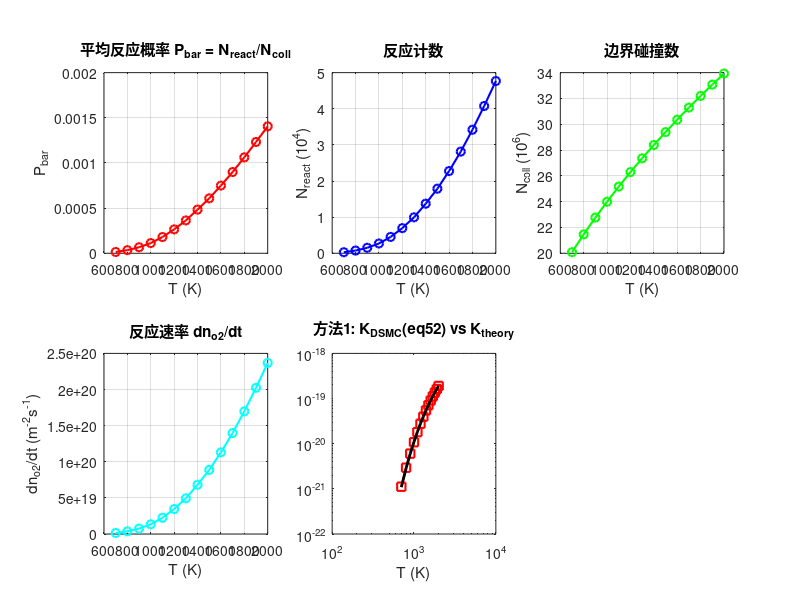

Write MATLAB code to recreate this figure. (Note: this script raises an error after producing the figure.)
% verify_K_LH1b.m
% 验证带体相的 LH1: O(g) + O(b) --> O2(g) 的 K_DSMC vs K_theory
% 核心验证点: 体相反应物 O(b) 的 Gamma_b = 1 (数密度视为常数, 不修正概率)
%
% 与 20260715_2 (O(g)+O(s)-->O2(g)) 的关键区别:
%   s 相反应物换成了 O(b), 概率只含【一个】表面密度因子 (空位 n(S), 来自 coeff[3]=1):
%   P(Vn) = min(1, 2 * K * n(S) / Vn)          <-- O(b) 贡献 Gamma_b = 1
% 与 20260715_4 (LH3 带体相) 公式完全相同, 区别仅在产物 O2(g) 返回气相
%
% === 两种 K 反算方法 ===
%
% 方法1 — Molchanova Eq.(52) 碰撞概率反算:
%   系综平均: K = P_bar / (2 * n(S) * <1/Vn>)   <-- 只除一个 n_S
%   <1/Vn> = sqrt(pi*m/(2*k*T))
%
% 方法2 — 反应速率定义直接反算 (n_Ob 按约定取常数 1, 已吸收进 A):
%   dn_o2/dt = K * n_og * n_s * n_Ob = K * n_og * n_s
%   K = (N_react * fnum / se / t_total) / (n_og * n_S)
%   注意: N_react 是模拟粒子计数(需 x fnum); se 为 2D 面的真实面积(y宽 x 1m深)
%
% K_theory = A * T^b * exp(-Ea/T)
%
% 判据: 若 ratio ≈ 1, 证明 Gamma_b=1 实现正确;
%       若 ratio 恰差 n_S 或 N_site 的倍数, 说明 b 相被多乘/多除了一次

clear; close all;

%% ====== 物理常数 ======
k_B = 1.380649e-23;      % Boltzmann (J/K)
m_O = 2.65E-26; % O 原子质量 (kg)

%% ====== 模拟参数 (来自 in.LH1) ======
nsteps   = 5000;          % 运行步数
dt       = 1e-6;          % 时间步长 (s)
t_total  = nsteps * dt;   % 总模拟时间 (s)
n_og     = 4.138807e+20;  % 气相 O 数密度 (m^-3), 来自 global nrho
fnum     = 1.4900e+11;    % 每个模拟粒子代表的真实原子数, 来自 global fnum
se       = 6e-3 ;   % xhi 反应面面积 (m^2): 2D 算例, y 向 6mm x z 向隐含深度 1m

%% ====== 反应参数 (来自 schu_gs_1.surf: LH1 A 5.2e-20 0.5 5000 1) ======
A   = 5.2e-20;
b   = 0.5;
Ea  = 5000;              % K

%% ====== 表面参数 (来自 in.LH1: max_cover 6.022e18, init_cover O 0.5) ======
N_site    = 6.022e18;           % 总位点密度 (m^-2)
cov_frac  = 0.5;                % init_cover fraction (O 占据, tally_only 下恒定)
n_S       = (1-cov_frac) * N_site;  % 空位 S 数密度 (m^-2)
n_Ob      = 1;                  % 体相 O(b) 数密度取常数 1 (已吸收进 A)

%% ====== 模拟温度 (K) ======
T = [700, 800, 900, 1000, 1100, 1200, 1300, 1400, ...
     1500, 1600, 1700, 1800, 1900, 2000]';

%% ====== 从 log.sparta 提取 (2026-07-16, A=5.2e-20, 5000 步, tally_only) ======
% Surface reaction tallies: reaction O(g) + O(b) --> O2(g)
N_react = [280; 738; 1514; 2703; ...
           4522; 6952; 9947; 13719; ...
           17872; 22748; 28143; 34192; ...
           40758; 47685];

% Boundary collides (4 个边界面总数, /4 得 xhi 反应面碰撞数)
% 与 20260715_2/3/4 逐点相同 (相同 seed 和气相工况, tally_only 不改状态)
N_coll = [80323932; 85861235; 91050146; 95985218; ...
          100677534; 105174265; 109434151; 113566377; ...
          117559173; 121412098; 125170445; 128783559; ...
          132290130; 135726644]/4;

%% ====== 计算 ======
P_bar   = N_react ./ N_coll;                    % 平均反应概率
Vn_1    = sqrt(pi * m_O ./ (2 * k_B * T));      % <1/Vn> (flux-weighted harmonic mean)

% ---- 方法1: Molchanova Eq.(52) 碰撞概率反算 (只除一个 n_S) ----
K_DSMC_eq52 = (N_react ./ N_coll) ./ (2 * n_S .* Vn_1);

% ---- 方法2: dn_o2/dt = K * n_og * n_s  直接反算 (n_Ob=1) ----
dno2_dt = N_react * fnum ./ (se * t_total);     % N_react 为模拟粒子数, x fnum 换算真实反应数
K_DSMC_rate = dno2_dt ./ (n_og * n_S * n_Ob);   % K = (dn_o2/dt) / (n_og * n_s * n_Ob)

% K_theory = A * T^b * exp(-Ea/T)
K_theory = A * T.^b .* exp(-Ea ./ T);

ratio_eq52 = K_DSMC_eq52 ./ K_theory;
ratio_rate = K_DSMC_rate ./ K_theory;

% ---- min(1,P) 截断修正: 带截断的解析期望 (通量加权 Maxwell 分布) ----
% P(Vn) = min(1, a/Vn), a = 2*K_theory*n_S   <-- 只有一个 n_S
% f(v) = (v/s^2)*exp(-v^2/(2s^2)), s = sqrt(kT/m)
% P_capped = [1 - exp(-a^2/2s^2)] + (a/s)*sqrt(pi/2)*erfc(a/(sqrt(2)*s))
% P_uncapped = (a/s)*sqrt(pi/2)
a_cap    = 2 * K_theory * n_S;                       % 截断临界速度 (m/s)
s_th     = sqrt(k_B * T / m_O);                      % 热速度尺度 (m/s)
P_capped = (1 - exp(-a_cap.^2 ./ (2*s_th.^2))) + ...
           (a_cap./s_th) * sqrt(pi/2) .* erfc(a_cap ./ (sqrt(2)*s_th));
C_cap    = P_capped ./ ((a_cap./s_th) * sqrt(pi/2)); % 截断损失因子 C(T) <= 1
ratio_corr = ratio_eq52 ./ C_cap;                    % 截断修正后的 ratio

%% ====== 输出表格 ======
fprintf('========== LH1(带体相): O(g)+O(b)-->O2(g)  K_DSMC 验证 ==========\n');
fprintf('反应参数: A=%.1e, b=%.1f, Ea=%d K\n', A, b, Ea);
fprintf('n_og = %.4e m^-3,  n(S) = %.4e m^-2  (%.0f%% cover),  n_Ob = %g (常数约定)\n', ...
    n_og, n_S, cov_frac*100, n_Ob);
fprintf('se = %.2e m^2,  t_total = %.4f s\n\n', se, t_total);

fprintf('  T(K)     P_bar       N_react      N_coll\n');
fprintf('  ----     -----       -------      ------\n');
for i = 1:length(T)
    fprintf('%5d    %.4e    %9.3e  %10d\n', ...
        T(i), P_bar(i), N_react(i), N_coll(i));
end

fprintf('\n===== 方法1: Molchanova Eq.(52) 碰撞概率反算 =====\n');
fprintf('  T(K)      K_DSMC(eq52)    K_theory         ratio\n');
fprintf('  ----      ------------    --------         -----\n');
for i = 1:length(T)
    fprintf('%5d    %12.4e    %12.4e    %8.2f\n', ...
        T(i), K_DSMC_eq52(i), K_theory(i), ratio_eq52(i));
end
fprintf('\nratio(eq52) 均值 = %.2f +/- %.2f\n', mean(ratio_eq52), std(ratio_eq52));

fprintf('\n===== 方法2: dn_o2/dt = K * n_og * n_s  直接反算 =====\n');
fprintf('  T(K)      K_DSMC(rate)    K_theory         ratio\n');
fprintf('  ----      ------------    --------         -----\n');
for i = 1:length(T)
    fprintf('%5d    %12.4e    %12.4e    %8.2f\n', ...
        T(i), K_DSMC_rate(i), K_theory(i), ratio_rate(i));
end
fprintf('\nratio(rate) 均值 = %.2f +/- %.2f\n', mean(ratio_rate), std(ratio_rate));

fprintf('\n===== 两方法交叉验证 =====\n');
fprintf('ratio_eq52 / ratio_rate 均值 = %.2f\n', mean(ratio_eq52 ./ ratio_rate));
fprintf('若 ≈ 1, 两方法等价且 se 面积参数正确\n');

fprintf('\n===== min(1,P) 截断修正 =====\n');
fprintf('a = 2K·nS (本算例只有一个 nS 因子), 预期 a/s ~ 1e-3, 截断可忽略\n');
fprintf('  T(K)    a(m/s)    a/s      C(T)    P_bar实测   P_capped解析   ratio修正后\n');
fprintf('  ----    ------    ---      ----    --------    ----------    ----------\n');
for i = 1:length(T)
    fprintf('%5d    %6.4f    %.2e    %.4f    %.4e    %.4e    %8.3f\n', ...
        T(i), a_cap(i), a_cap(i)/s_th(i), C_cap(i), P_bar(i), P_capped(i), ratio_corr(i));
end

fprintf('\n===== Gamma_b = 1 验证判据 =====\n');
fprintf('ratio ≈ 1            --> 体相反应物 Gamma_b=1 实现正确\n');
fprintf('ratio ~ n_S (3e18)   --> b 相被当成 s 相多乘了一次密度\n');
fprintf('ratio ~ 1/n_S        --> b 相被多除了一次密度\n');

%% ====== 绘图 ======
figure('Position', [100 100 1200 800]);

% (1) P_bar vs T
subplot(2,3,1);
plot(T, P_bar, 'ro-', 'LineWidth', 1.5, 'MarkerSize', 6);
xlabel('T (K)'); ylabel('P_{bar}');
title('平均反应概率 P_{bar} = N_{react}/N_{coll}');
grid on;

% (2) N_react vs T
subplot(2,3,2);
plot(T, N_react/1e4, 'bo-', 'LineWidth', 1.5, 'MarkerSize', 6);
xlabel('T (K)'); ylabel('N_{react} (10^4)');
title('反应计数');
grid on;

% (3) N_coll vs T
subplot(2,3,3);
plot(T, N_coll/1e6, 'go-', 'LineWidth', 1.5, 'MarkerSize', 6);
xlabel('T (K)'); ylabel('N_{coll} (10^6)');
title('边界碰撞数');
grid on;

% (4) dno2/dt vs T
subplot(2,3,4);
plot(T, dno2_dt, 'co-', 'LineWidth', 1.5, 'MarkerSize', 6);
xlabel('T (K)'); ylabel('dn_{o2}/dt (m^{-2}s^{-1})');
title('反应速率 dn_{o2}/dt');
grid on;

% (5) K comparison — 方法1 Eq.(52)
subplot(2,3,5);
loglog(T, K_DSMC_eq52, 'rs-', 'LineWidth', 1.5, 'MarkerSize', 6); hold on;
loglog(T, K_theory, 'k-', 'LineWidth', 2);
xlabel('T (K)');
title('方法1: K_{DSMC}(eq52) vs K_{theory}');
legend('K_{DSMC} eq52', 'K_{theory}', 'Location', 'nw');
grid on;

% (6) K comparison — 方法2 rate definition
subplot(2,3,6);
loglog(T, K_DSMC_rate, 'bo-', 'LineWidth', 1.5, 'MarkerSize', 6); hold on;
loglog(T, K_theory, 'k-', 'LineWidth', 2);
xlabel('T (K)');
title('方法2: K_{DSMC}(rate) vs K_{theory}');
legend('K_{DSMC} rate', 'K_{theory}', 'Location', 'nw');
grid on;

sgtitle('LH1(带体相): O(g)+O(b)\rightarrowO_2(g)  --  A=5.2e-20, init\_cover=0.5, tally\_only, \Gamma_b=1');

%% ====== 保存数据 ======
save('verify_K_LH1b_data.mat', 'T', 'P_bar', 'N_react', 'N_coll', ...
     'K_DSMC_eq52', 'K_DSMC_rate', 'K_theory', ...
     'ratio_eq52', 'ratio_rate', 'dno2_dt', ...
     'a_cap', 'C_cap', 'P_capped', 'ratio_corr', ...
     'n_S', 'n_Ob', 'n_og', 'se', 't_total', 'N_site');
fprintf('\n数据已保存至 verify_K_LH1b_data.mat\n');
